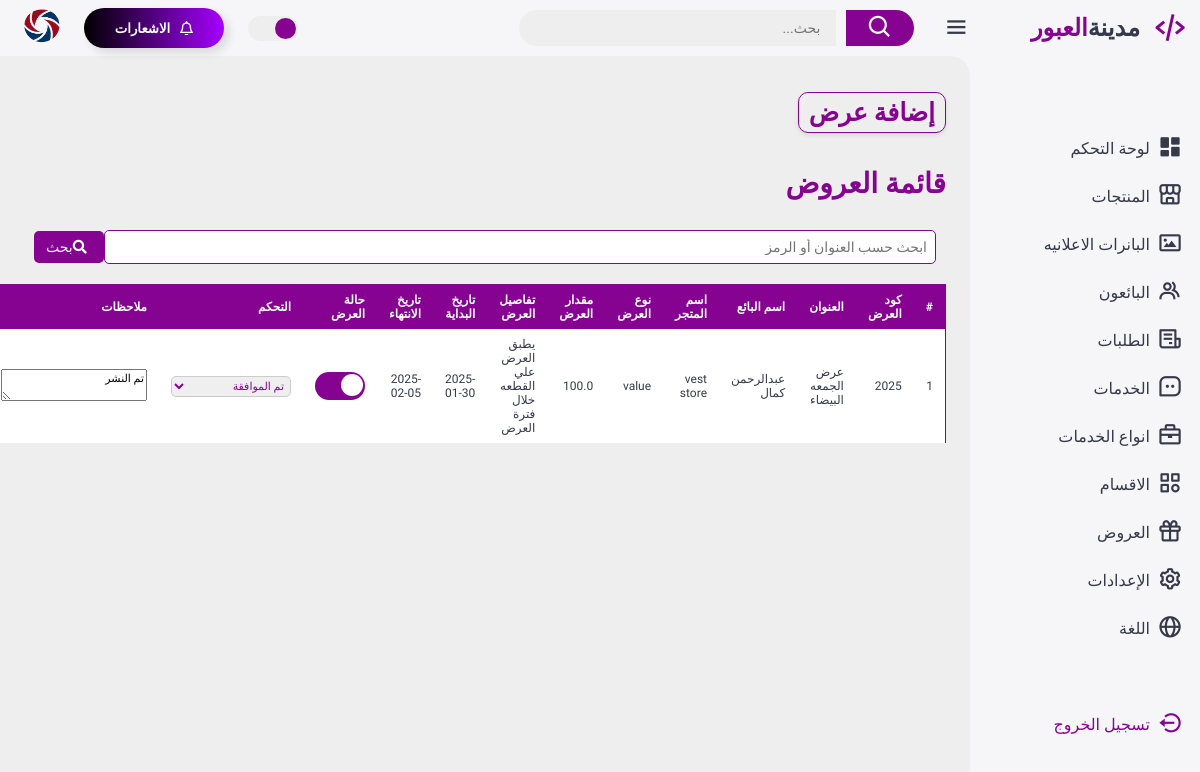
/offers_admin, run on an earlier commit of the app's database.
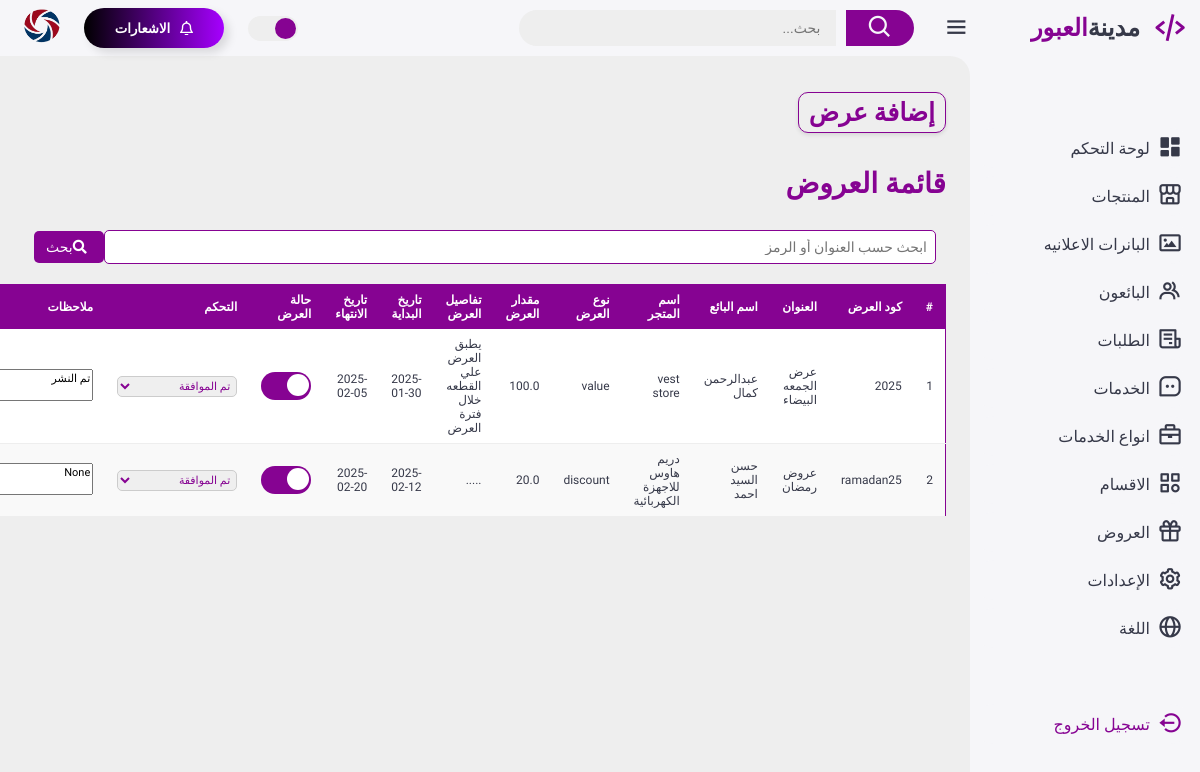
And on a later commit of the database.
### appobourcity/models.py (models this page shows, shortened)
class Offer(db.Model):
    __tablename__ = 'offers'
    offer_id = db.Column(db.Integer, primary_key=True)
    name = db.Column(db.String(255), nullable=False)
    code = db.Column(db.String(255), nullable=False)
    typename = db.Column(db.String(50), nullable=False)  # خصم نسبي أو خصم ثابت
    discount_value = db.Column(db.Float, nullable=False)
    start_date = db.Column(db.Date, nullable=False)
    end_date = db.Column(db.Date, nullable=False)
    description = db.Column(db.Text, nullable=True)
    notes = db.Column(db.Text, nullable=True)
    image = db.Column(db.String(255), nullable=True)
    approval_status = db.Column(db.String(255), nullable=True)
    status = db.Column(db.Boolean, default=False)  # True = نشط، False = غير نشط
    products = db.relationship('OfferProduct', backref='offer', cascade='all, delete-orphan', lazy=True)

class Seller(db.Model, UserMixin):
    __tablename__ = 'sellers'
    seller_id = db.Column(db.Integer, primary_key=True, nullable=False)
    seller_name = db.Column(db.String(255), nullable=False)
    store_name = db.Column(db.String(255), nullable=True)
    store_category = db.Column(db.String(255), nullable=True)
    email = db.Column(db.String(255), nullable=False, unique=True)
    phone = db.Column(db.String(50), nullable=False)
    governorate = db.Column(db.String(255), nullable=False)
    city = db.Column(db.String(255), nullable=False)
    village = db.Column(db.String(255), nullable=False)
    store_image = db.Column(db.String(255), nullable=True)
    owner_image = db.Column(db.String(255), nullable=True , default='th.jpg')
    owner_banner = db.Column(db.String(255), nullable=True , default='banner_seller.png')
    registration_date = db.Column(db.DateTime, nullable=False, default=datetime.now)
    last_login = db.Column(db.DateTime, nullable=True)
    password = db.Column(db.String(255), nullable=False)
    status = db.Column(db.Boolean, default=False)  # True = نشط، False = غير نشط
    is_seller = db.Column(db.Boolean, default=False)  # True = بائع False = غير بائع
    rating = db.Column(db.Float, nullable=True, default=1.0)
    comment = db.Column(db.String(255), nullable=True)
    street_address = db.Column(db.String(255), nullable=True)  # عنوان الشارع
    products = db.relationship('Product', backref='associated_seller', cascade="all, delete-orphan", passive_deletes=True)
    subcategories = db.relationship('Subcategory', backref='seller', cascade='all, delete-orphan', passive_deletes=True)

### appobourcity/routes.py (the view)
@app.route('/offers_admin')
def offers_admin():
    offers = db.session.query(
        Offer,
        Seller.seller_name.label('seller_name'),  # استخدام اسم الحقل الصحيح هنا
        Seller.store_name.label('store_name')  # إضافة حقل اسم المتجر هنا
    ).join(
        OfferProduct, OfferProduct.offer_id == Offer.offer_id
    ).join(
        Product, Product.product_id == OfferProduct.product_id
    ).join(
        Seller, Seller.seller_id == Product.seller_id
    ).all()
    return render_template('offers.html' , offers=offers)

### appobourcity/__init__.py (called while the page is built)
@app.before_request
def enable_foreign_keys():
    db.session.execute(text('PRAGMA foreign_keys = ON;'))

### appobourcity/templates/offers.html (shortened to what the changed rows need)
<!DOCTYPE html>
<html lang="ar">
<head>
    <link href='https://unpkg.com/boxicons@2.1.4/css/boxicons.min.css' rel='stylesheet'>
    <link href="https://cdnjs.cloudflare.com/ajax/libs/font-awesome/5.15.4/css/all.min.css" rel="stylesheet">
    <link rel="stylesheet" href="static/css/offers.css">
    <link rel="stylesheet" href="static/css/style.css">
</head>
<body>
    <div class="content">
        <main class="offers-page">
            <div class="header">
                <div class="title-box">
                    <h2>إضافة عرض</h2>
                </div>
            </div>
            <div class="offer-list">
                <h2 class="offer-list-header">قائمة العروض</h2>
                <table class="offers-table" style="border: 1px solid var(--dark-grey); border-collapse: collapse;">
                    <thead>
                        <tr>
                            <th>#</th>
                            <th>كود العرض</th>
                            <th>العنوان</th>
                            <th>اسم البائع</th>
                            <th>اسم المتجر</th>
                            <th>نوع العرض</th>
                            <th>مقدار العرض</th>
                            <th>تفاصيل العرض</th>
                            <th>تاريخ البداية</th>
                            <th>تاريخ الانتهاء</th>
                            <th>حالة العرض</th>
                            <th>التحكم</th>
                            <th>ملاحظات</th>
                        </tr>
                    </thead>
                    <tbody id="offersTableBody">
                        {% for offer, seller_name,store_name in offers %}
                        <tr>
                            <td>{{ loop.index }}</td>
                            <td>{{ offer.code }}</td>
                            <td>{{ offer.name }}</td>
                            <td>{{ seller_name }}</td>
                            <td>{{ store_name }}</td>
                            <td>{{ offer.typename }}</td>
                            <td>{{ offer.discount_value }}</td>
                            <td>{{ offer.description }}</td>
                            <td>{{ offer.start_date }}</td>
                            <td>{{ offer.end_date }}</td>
                            <td>
                                <div class="form-group">
                                    <label for="status-toggle-{{ offer.offer_id }}" class="theme-toggle">
                                        <span class="slider"></span>
                                    </label>
                                </div>
                            </td>
                            <td>
                                <div class="form-group">
                                    <select id="approval-status-select-{{ offer.offer_id }}"
                                            class="form-control small-select"
                                            onchange="updateApprovalStatus({{ offer.offer_id }}, this.value)">
                                        <option class="badge badge-approved" value="approved" {% if offer.approval_status == 'approved' %}selected{% endif %}>تم الموافقة</option>
                                    </select>
                                </div>
                            </td>
                            <td>
                                <textarea
                                    id="notes-{{ offer.offer_id }}"
                                    class="form-control"
                                    onchange="saveNotes({{ offer.offer_id }}, this.value)"
                                >{{ offer.notes }}</textarea>
                            </td>
                        </tr>
                        {% endfor %}
                    </tbody>
                </table>
        </main>
    </div>
</body>
</html>

What changed in the data, as far as the page shows it:
added Offer: code "ramadan25", name "عروض رمضان", seller_name "حسن السيد احمد", store_name "دريم هاوس للاجهزة الكهربائية", typename "discount", discount_value "20.0", description ".....", start_date "2025-02-12", end_date "2025-02-20", approval_status+offer_id "تم الموافقة", offer_id "None"
